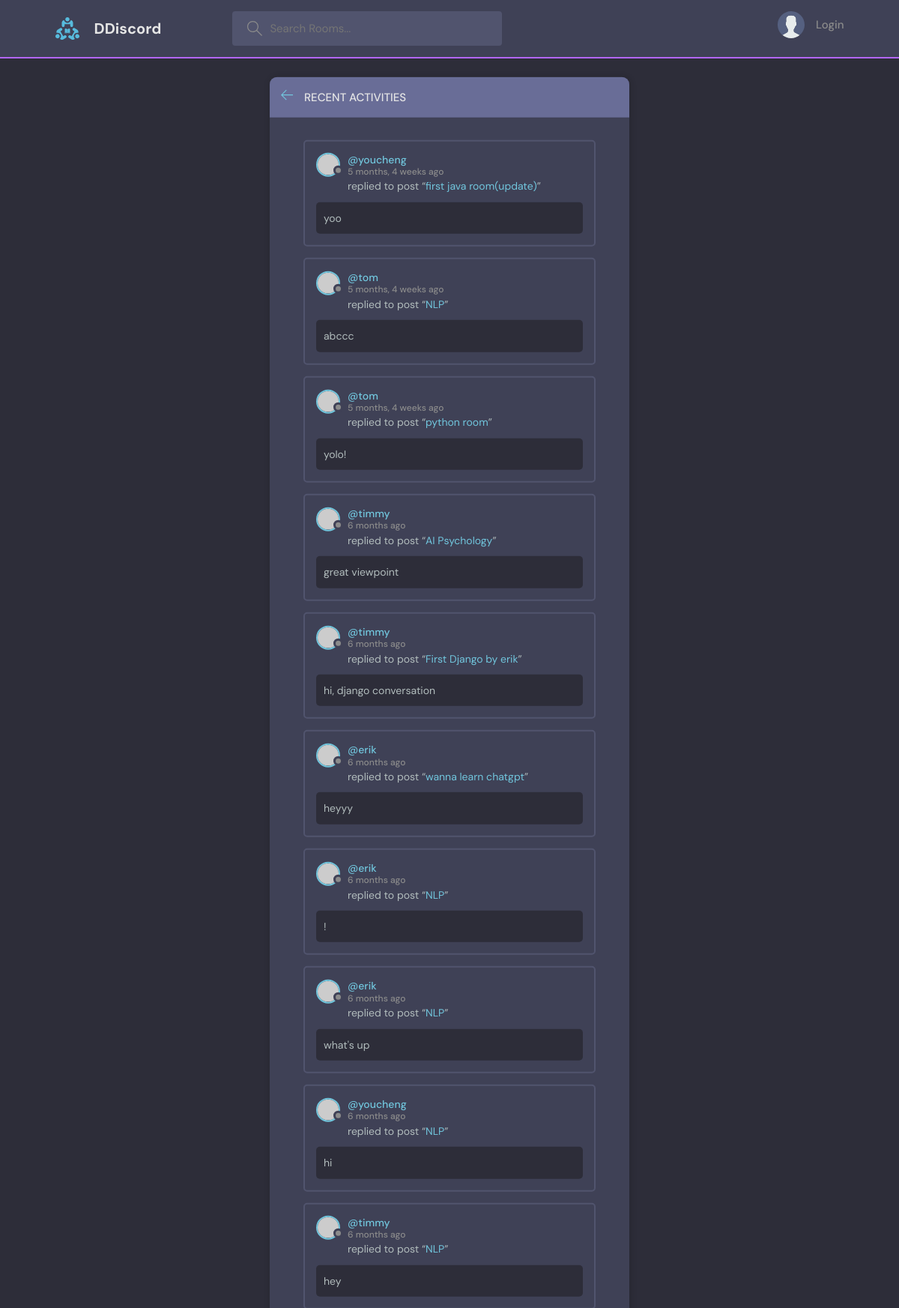
The page /activity/ on the database as committed earlier.
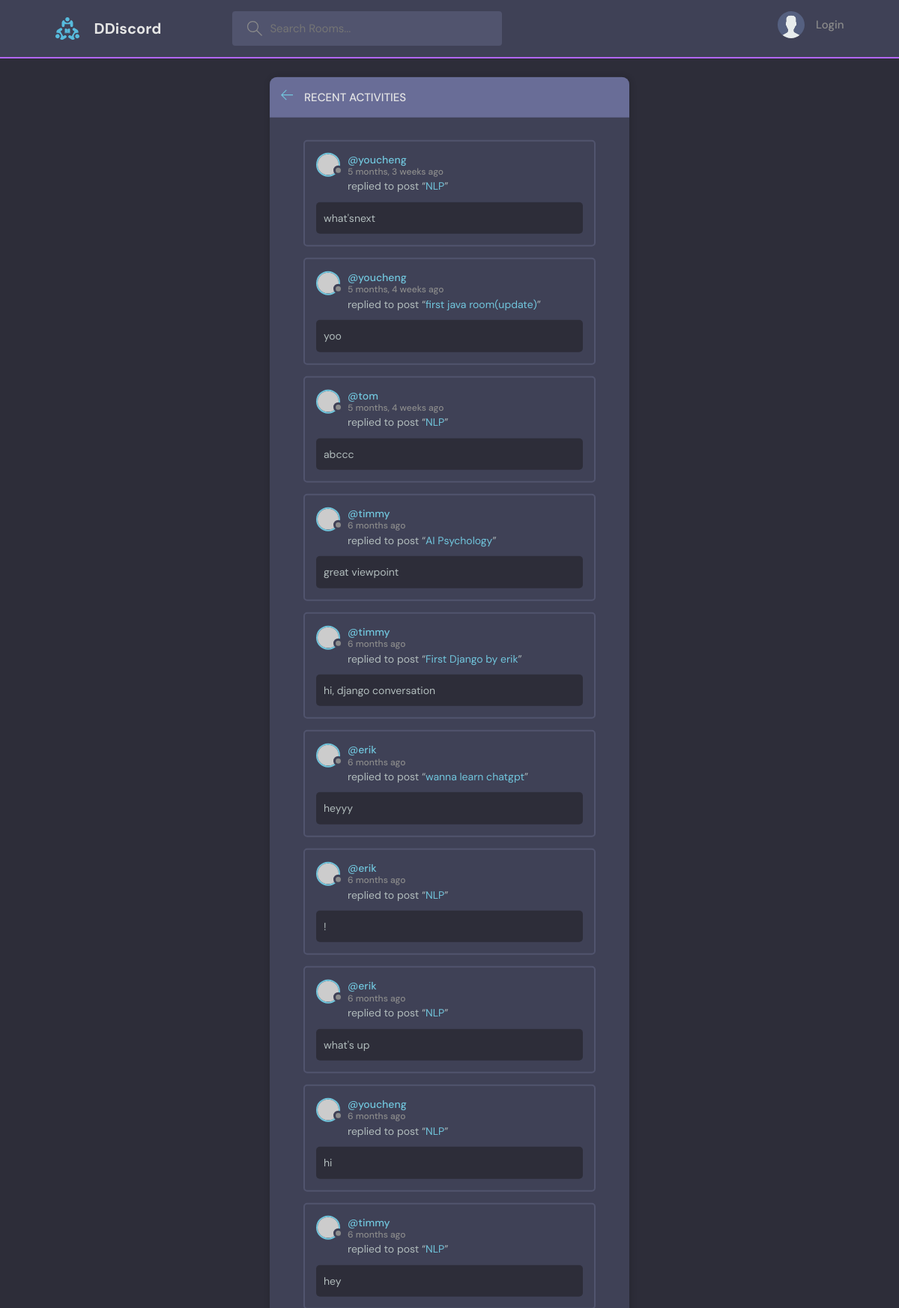
The same page on the database as committed later.
### base/models.py (models this page shows, shortened)
class Message(models.Model):                                    #user 是one-to-many:一個使用者對多個留言
    user = models.ForeignKey(User, on_delete=models.CASCADE) #django內建user model，直接import就可以用
    room = models.ForeignKey(Room, on_delete=models.CASCADE)#Room 是parent table，on_delete:當parent table被刪除時，要怎麼做
    body = models.TextField()
    updated = models.DateTimeField(auto_now=True)
    created = models.DateTimeField(auto_now_add=True)
    class Meta:
        ordering = ['-updated', '-created']

class Room(models.Model): #Room 是 Topic 的child
    host = models.ForeignKey(User, on_delete=models.SET_NULL, null=True)
    topic = models.ForeignKey(Topic, on_delete=models.SET_NULL, null=True) #Class topic在上面，所以直接用，如果是在下面，要以字串'Topic'呼叫
    name = models.CharField(max_length=200)
    description = models.TextField(null=True, blank=True)
    participants = models.ManyToManyField(
        User, related_name='participants', blank=True) #前面用過User表格了，這裡要在取用另一個User表格，所以要related_name
    updated = models.DateTimeField(auto_now=True)
    created = models.DateTimeField(auto_now_add=True)
    class Meta:
       ordering = ['-updated', '-created']
    def __str__(self):
        return self.name

### base/views.py (the view)
# urls.py: path('activity/', views.activityPage, name="activity"),
def activityPage(request):
    room_messages = Message.objects.all()
    context={'room_messages':room_messages}
    return render(request,'base/activity.html',context)

### base/templates/base/activity.html (shortened to what this page needs)
{% extends 'main.html' %}
{% block content %}
    <main class="layout">
      <div class="container">
        <div class="layout__box">
          <div class="layout__boxHeader">
            <div class="layout__boxTitle">
              <a href="{% url 'home' %}">
                <svg version="1.1" xmlns="http://www.w3.org/2000/svg" width="32" height="32" viewBox="0 0 32 32">
                  <title>arrow-left</title>
                  <path
                    d="M13.723 2.286l-13.723 13.714 13.719 13.714 1.616-1.611-10.96-10.96h27.625v-2.286h-27.625l10.965-10.965-1.616-1.607z"
                  ></path>
                </svg>
              </a>
              <h3>Recent Activities</h3>
            </div>
          </div>
          <div class="activities-page layout__body">
            {% for message in room_messages %}
        <div class="activities__box">
            <div class="activities__boxHeader roomListRoom__header">
                <a href="{% url 'user-profile' message.user.id %}" class="roomListRoom__author">
                <div class="avatar avatar--small">
                    <img src="https://randomuser.me/api/portraits/women/11.jpg" />
                </div>
                <p>
                    @{{message.user}}
                    <span>{{message.created|timesince}} ago</span>
                </p>
                </a>
            </div>
            <div class="activities__boxContent">
                <p>replied to post “<a href="">{{message.room}}</a>”</p>
                <div class="activities__boxRoomContent">
                    {{message.body}}
                </div>
            </div>
        </div>
    {% endfor %}
          </div>
        </div>
      </div>
    </main>
{% endblock content %}

Rows that differ between the two databases and show on the page:
removed Message: user "tom", created "5 months, 4 weeks", room "python room", body "yolo!"
added Message: user "youcheng", created "5 months, 3 weeks", room "NLP", body "what'snext"
